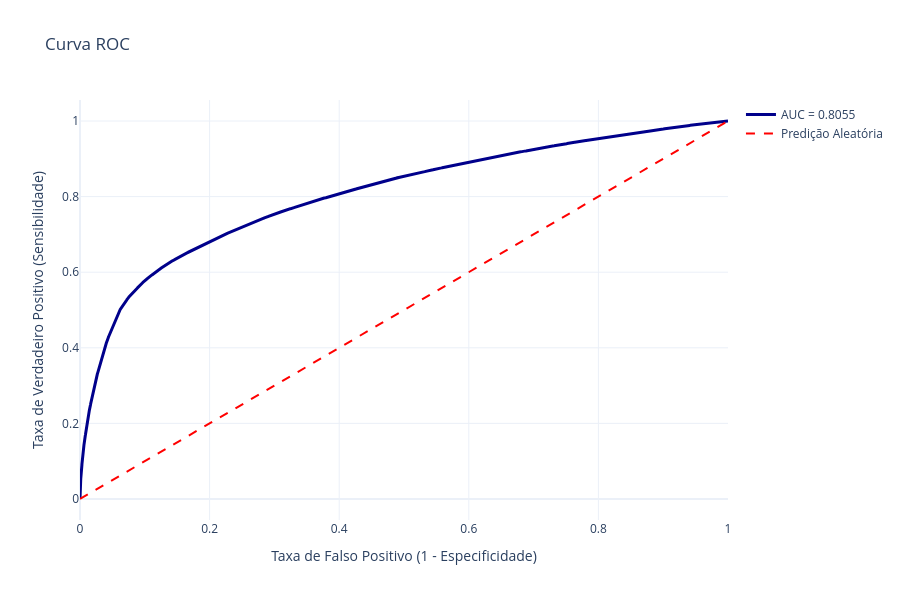

This figure's notebook cell:
### Code cell
def plot_roc_curve(y_true, y_probs):
    fpr, tpr, _ = roc_curve(y_true, y_probs)
    auc_score = roc_auc_score(y_true, y_probs)

    fig = go.Figure()
    fig.add_trace(go.Scatter(
            x=fpr, 
            y=tpr,
            mode='lines',
            name=f'AUC = {auc_score:.4f}',
            line=dict(color='darkblue', width=3)
        )
    )
    fig.add_trace(go.Scatter(
            x=[0, 1], 
            y=[0, 1],
            mode='lines',
            name='Predição Aleatória',
            line=dict(color='red', dash='dash')
        )
    )
    fig.update_layout(
        title='Curva ROC',
        xaxis_title='Taxa de Falso Positivo (1 - Especificidade)',
        yaxis_title='Taxa de Verdadeiro Positivo (Sensibilidade)',
        height=600,
        template='plotly_white'
    )
    fig.show()


y_probs = model.predict_proba(X_test)[:, 1]
plot_roc_curve(y_test, y_probs)

### Figure 1 — Plotly figure (JSON) as saved in the notebook; plotly's stock layout.template omitted (floating-point values rounded to 4 significant figures; data arrays with more than 128 entries replaced by an {"elided": "..."} marker saying what was removed)
{"data": [{"line": {"color": "darkblue", "width": 3}, "mode": "lines", "name": "AUC = 0.8055", "type": "scatter", "x": {"elided": "58260 float values"}, "y": {"elided": "58260 float values"}}, {"line": {"color": "red", "dash": "dash"}, "mode": "lines", "name": "Predição Aleatória", "type": "scatter", "x": [0, 1], "y": [0, 1]}], "layout": {"height": 600, "title": {"text": "Curva ROC"}, "xaxis": {"title": {"text": "Taxa de Falso Positivo (1 - Especificidade)"}}, "yaxis": {"title": {"text": "Taxa de Verdadeiro Positivo (Sensibilidade)"}}}}
